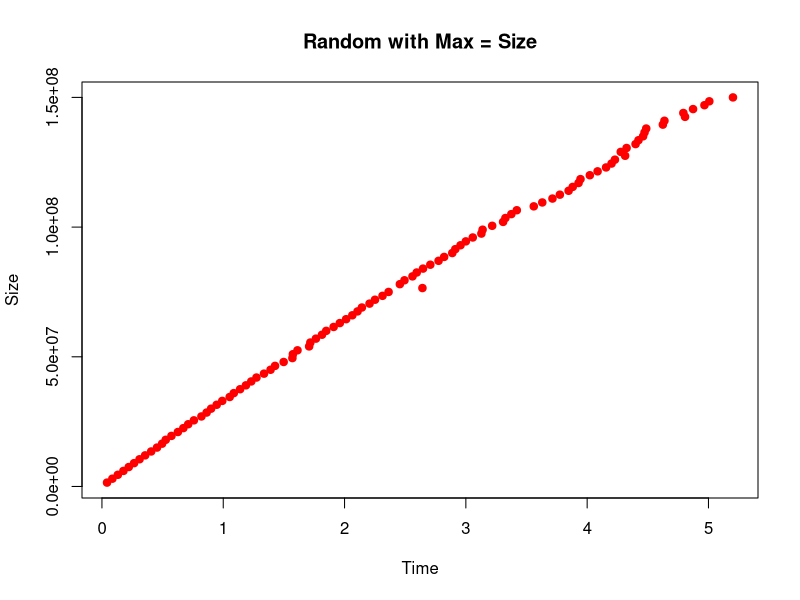
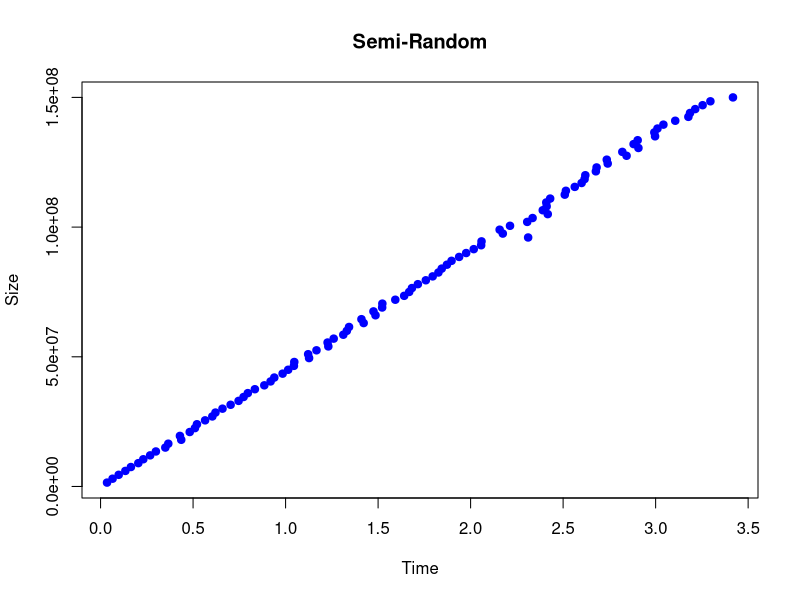
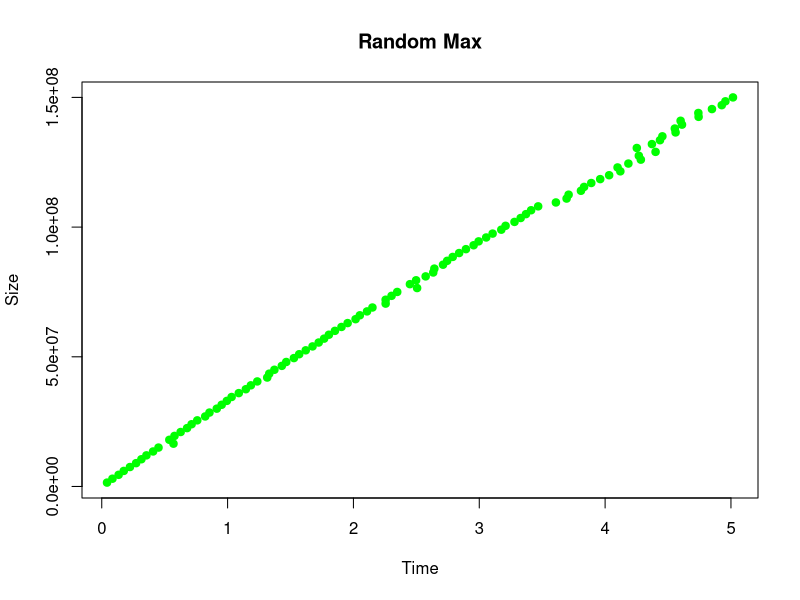
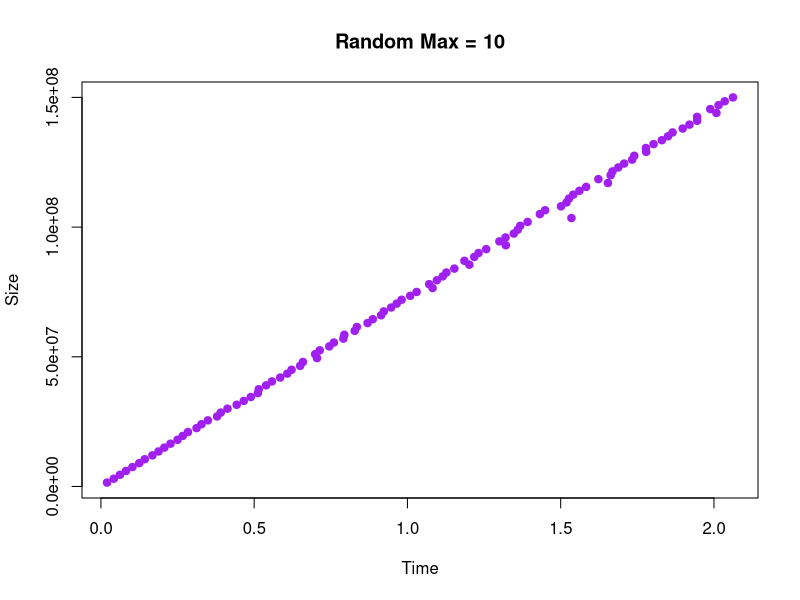
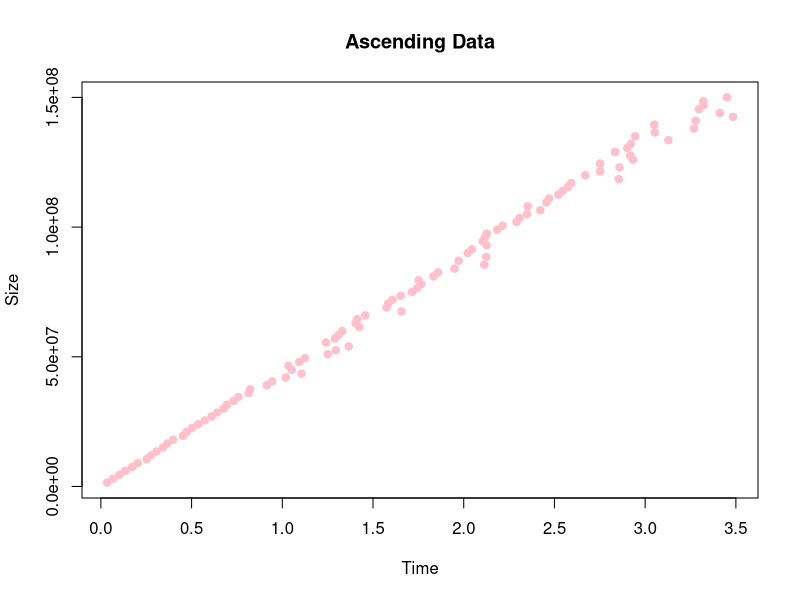
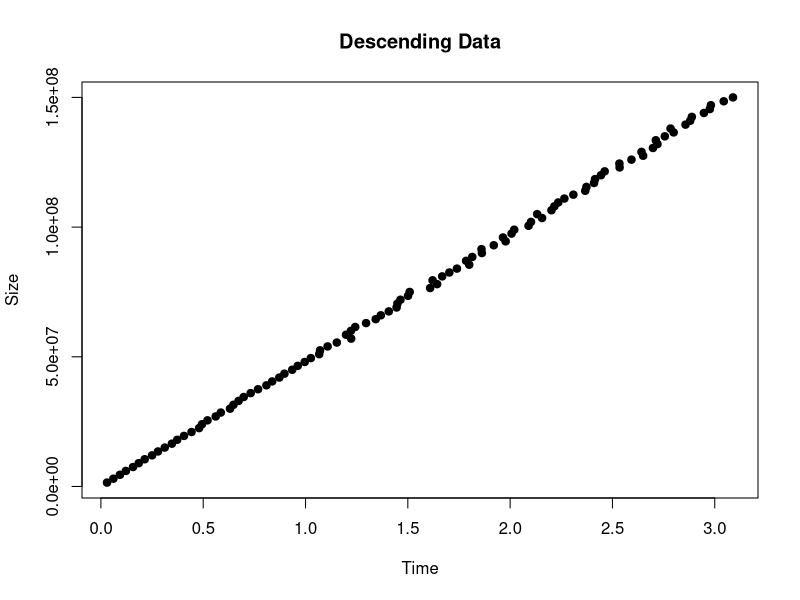
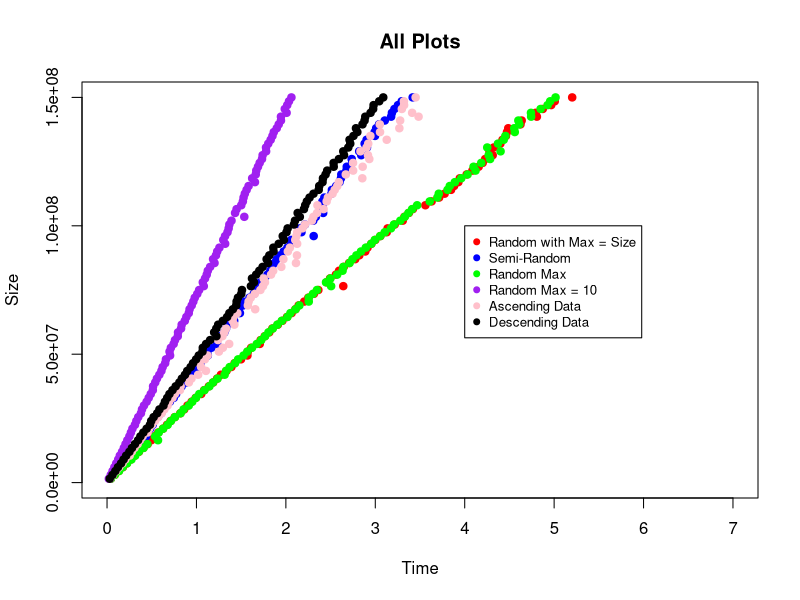

Write R code to recreate these figures, in order.
# Names: Lucas Hasting, Ethan Nix, Krutivas Pradhan
# Course: CS 355
# Assignment: Assignment 7
# Date: 2/23/2023
# Program Description: Analyze the dataFinal.csv and data.csv files
# File Name: Analyze.R
# File Contribution: Lucas Hasting
# Reference 1: https://www.statmethods.net/management/subset.html 
# Reference 2: https://www.geeksforgeeks.org/how-to-overlay-plots-in-r/
# Reference 3: http://www.sthda.com/english/wiki/add-legends-to-plots-in-r-software-the-easiest-way


#Read all the data
data <- read.csv("dataFinal.csv")

#Semi-Random data had to be redone
data2 <- read.csv("data.csv")

#Subset the data
dataRandom <- subset(data, test_type == "Random")
dataSemiRandom <- subset(data2, test_type == "Semi-Random")
dataRandomMax <- subset(data, test_type == "Random-Max")
dataRandomMin <- subset(data, test_type == "Random-Min")
dataAscending <- subset(data, test_type == "Ascending")
dataDescending <- subset(data, test_type == "Descending")

#plot all the data individually
plot(dataRandom$size ~ dataRandom$time, xlab = "Time", ylab = "Size", main = "Random with Max = Size", col = "red", pch = 19)
plot(dataSemiRandom$size ~ dataSemiRandom$time, xlab = "Time", ylab = "Size", main = "Semi-Random", col = "blue", pch = 19)
plot(dataRandomMax$size ~ dataRandomMax$time, xlab = "Time", ylab = "Size", main = "Random Max", col = "green", pch = 19)
plot(dataRandomMin$size ~ dataRandomMin$time, xlab = "Time", ylab = "Size", main = "Random Max = 10", col = "purple", pch = 19)
plot(dataAscending$size ~ dataAscending$time, xlab = "Time", ylab = "Size", main = "Ascending Data", col = "pink", pch = 19)
plot(dataDescending$size ~ dataDescending$time, xlab = "Time", ylab = "Size", main = "Descending Data", col = "black", pch = 19)

#Make a big plot for all the data
plot(1, type = "n", xlim=c(0,7),ylim=c(0,dataRandomMax$size[1]),  xlab = "Time", ylab = "Size", main = "All Plots")

#assign all the points
points(dataRandom$size ~ dataRandom$time, col = "red", pch = 19)
points(dataSemiRandom$size ~ dataSemiRandom$time, col = "blue", pch = 19)
points(dataRandomMax$size ~ dataRandomMax$time, col = "green", pch = 19)
points(dataRandomMin$size ~ dataRandomMin$time, col = "purple", pch = 19)
points(dataAscending$size ~ dataAscending$time, col = "pink", pch = 19)
points(dataDescending$size ~ dataDescending$time, col = "black", pch = 19)

#assign the legend
legend(4, dataRandomMax$size[1]/1.5, legend=c("Random with Max = Size", "Semi-Random", "Random Max", "Random Max = 10", "Ascending Data", "Descending Data"),
       col=c("red", "blue", "green", "purple", "pink", "black"), pch = 19, cex=0.8)